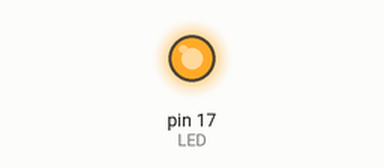
This sketch was run on a simulated SparkFun Pro Micro, built with avr-gcc and run on an emulated ATmega32U4. Shown: output pins drawn as LEDs (lit = HIGH).

Above: at 1.0 s.
At 3.0 s:
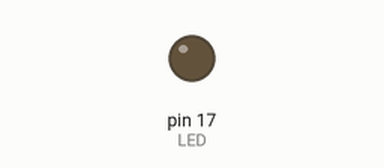
Timing chart, 0 to 5.2 s (numbered marks = the images above):
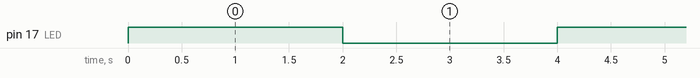

The sketch:

03_led.ino
```cpp
const int LED = 17;

void setup() {
    // put your setup code here, to run once:
    pinMode(LED, OUTPUT);
}

void loop() {
    // put your main code here, to run repeatedly:
    digitalWrite(LED, !digitalRead(LED));
    delay(2000);
}
```

Measured:
- by itself, pin 17 (LED): alternates HIGH for 2.0 s and LOW for 2.0 s
